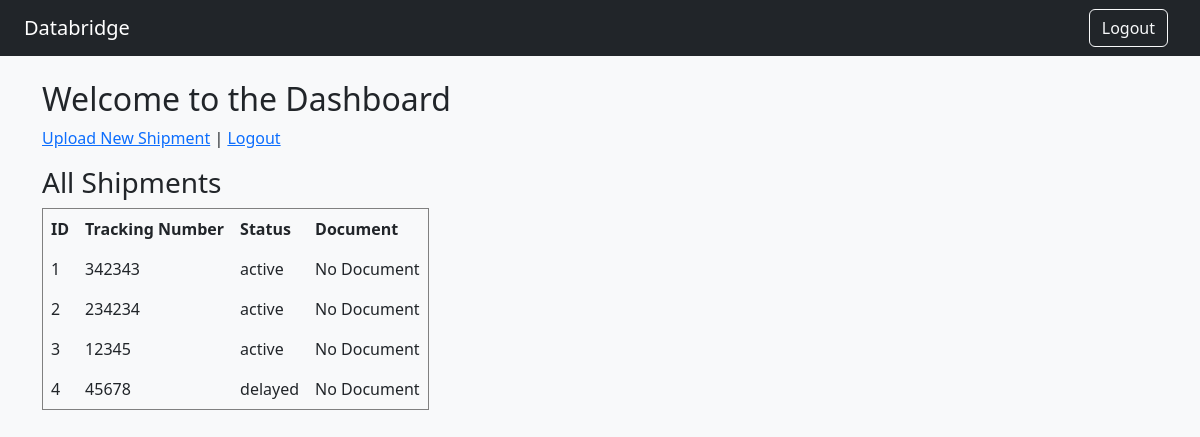
The page /dashboard (signed in) on the database its author committed.
### app.py (models this page shows)
class Shipment(db.Model):
    id = db.Column(db.Integer, primary_key=True)
    tracking_number = db.Column(db.String(100), unique=True, nullable=False)
    status = db.Column(db.String(100), nullable=False)
    uploaded_document = db.Column(db.String(200))

### app.py (the view)
@app.route('/dashboard')
def dashboard():
    if 'user_id' not in session:
        return redirect(url_for('login'))
    shipments = Shipment.query.all()
    return render_template('dashboard.html', shipments=shipments)

### templates/dashboard.html
{% extends "base.html" %}
{% block content %}
    <h2>Welcome to the Dashboard</h2>
    <p><a href="/upload">Upload New Shipment</a> | <a href="/logout">Logout</a></p>
    <h3>All Shipments</h3>
    <table border="1" cellpadding="8">
        <tr>
            <th>ID</th>
            <th>Tracking Number</th>
            <th>Status</th>
            <th>Document</th>
        </tr>
        {% for shipment in shipments %}
        <tr>
            <td>{{ shipment.id }}</td>
            <td>{{ shipment.tracking_number }}</td>
            <td>{{ shipment.status }}</td>
            <td>
                {% if shipment.uploaded_document %}
                    <a href="{{ shipment.uploaded_document }}">View</a>
                {% else %}
                    No Document
                {% endif %}
            </td>
        </tr>
        {% endfor %}
    </table>
{% endblock %}

### templates/base.html (shortened to what this page needs)
<!DOCTYPE html>
<html lang="en">
<head>
    <link href="https://cdn.jsdelivr.net/npm/bootstrap@5.3.2/dist/css/bootstrap.min.css" rel="stylesheet">
</head>
<body class="bg-light">
    <nav class="navbar navbar-expand-lg navbar-dark bg-dark px-4">
        <a class="navbar-brand" href="{{ url_for('dashboard') }}">Databridge</a>
        <div class="ms-auto">
            {% if session.get('user_id') %}
                <a class="btn btn-outline-light me-2" href="{{ url_for('logout') }}">Logout</a>
            {% endif %}
        </div>
    </nav>
    <div class="container py-4">
        {% block content %}{% endblock %}
    </div>
</body>
</html>

### rows shown on the page
Shipment: id "1", tracking_number "342343", status "active", shows "No Document"
Shipment: id "2", tracking_number "234234", status "active", shows "No Document"
Shipment: id "3", tracking_number "12345", status "active", shows "No Document"
Shipment: id "4", tracking_number "45678", status "delayed", shows "No Document"
